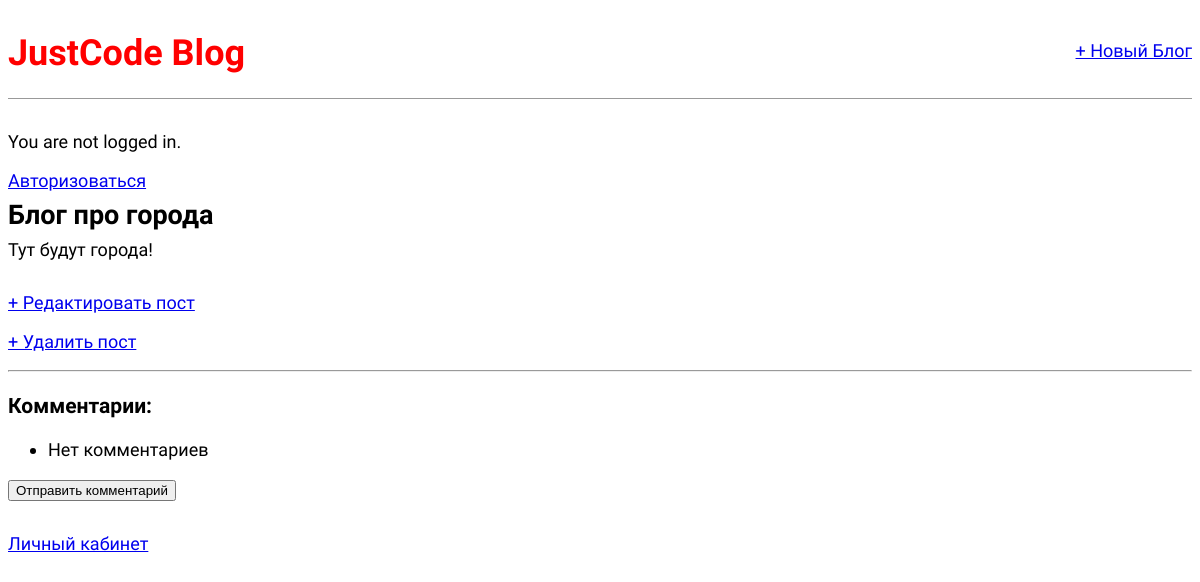
The page /post/7/ on the database as committed earlier.
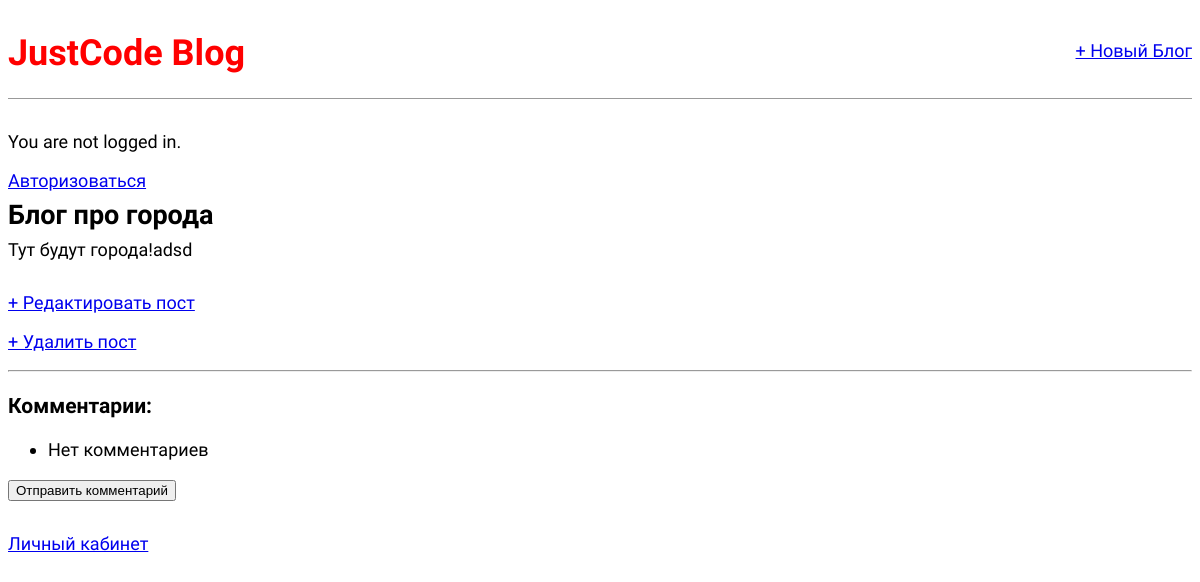
The same page on the database as committed later.
### blog/models.py (models this page shows, shortened)
class Post(models.Model):
    title = models.CharField(max_length=200)
    author = models.ForeignKey(
        'auth.User',
        on_delete=models.CASCADE,
    )
    body = models.TextField()
    class Meta:
        verbose_name_plural = 'blog'

### blog/views.py (the view, shortened to what this page needs)
# urls.py: path('post/<int:pk>/', BlogDetailView.as_view(), name='post_detail'),
class BlogDetailView(DetailView):
    model = Post
    template_name = 'post_detail.html'
    def get_context_data(self, **kwargs):
        context = super().get_context_data(**kwargs)
        context['form'] = CommentForm()
        return context

### templates/post_detail.html (shortened to what this page needs)
{% extends 'base.html' %}
{% block content %}
  <div class="post-entry">
    <h2>{{ post.title }}</h2>
    <p>{{ post.body }}</p>
  </div>
  <p><a href="{% url 'post_edit' post.pk %}">+ Редактировать пост</a></p>
  <p><a href="{% url 'post_delete' post.pk %}">+ Удалить пост</a>
  <hr>
  <h3>Комментарии:</h3>
  <ul>
    {% for comment in post.comment_set.all %}
      <li>{{ comment.text }}</li>
    {% empty %}
      <li>Нет комментариев</li>
    {% endfor %}
  </ul>
  <form method="post" action="{% url 'post_detail' post.pk %}">
    <button type="submit">Отправить комментарий</button>
  </form>
{% endblock content %}

Rows that differ between the two databases and show on the page:
changed Post "Блог про города": body "Тут будут города!" → "Тут будут города!adsd"
